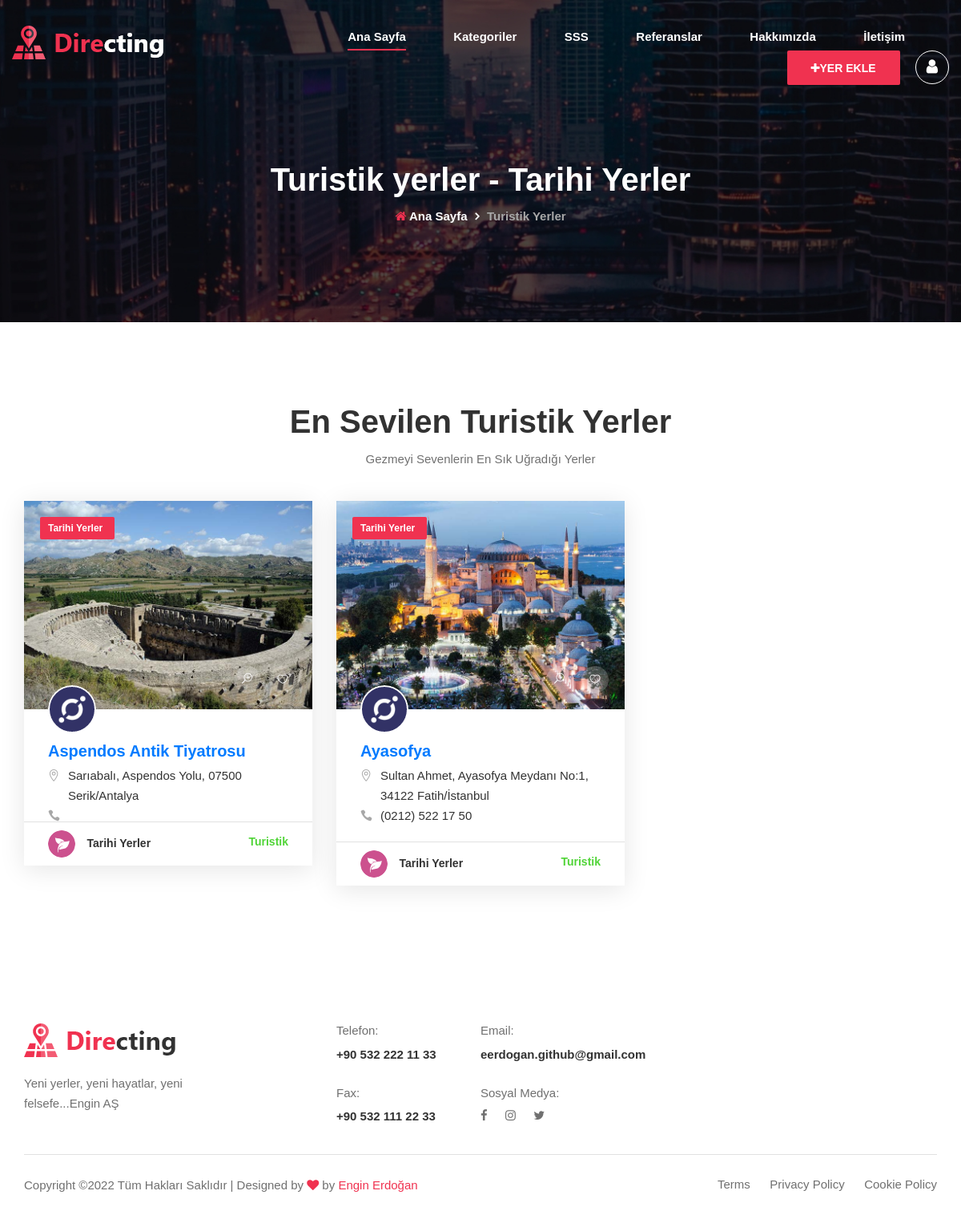
/category/4/tarihi/, run on an earlier commit of the app's database.
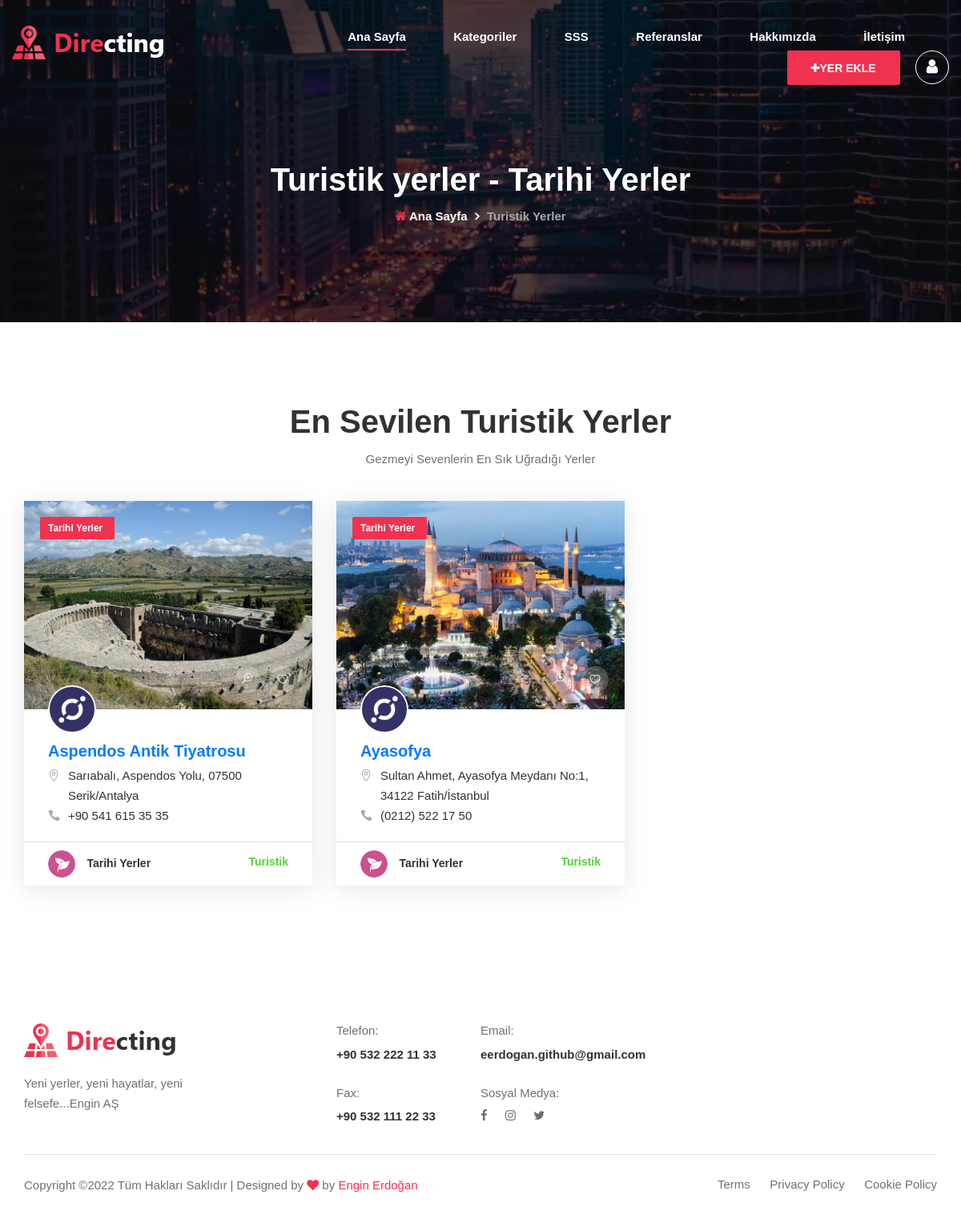
And on a later commit of the database.
### place/models.py (models this page shows, shortened)
class Place(models.Model):
    STATUS = (
        ('True', 'Evet'),
        ('False', 'Hayır'),
    )
    category = models.ForeignKey(Category, on_delete=models.CASCADE)
    user = models.ForeignKey(User, on_delete=models.CASCADE)  # sonradan ekledim
    title = models.CharField(max_length=255)
    keywords = models.CharField(max_length=255)
    description = models.CharField(max_length=255)
    image = models.ImageField(blank=True, upload_to='placeimages/')
    detail = RichTextUploadingField()
    slug = models.SlugField(null=False, unique=True)
    sehir = models.ForeignKey(Sehir, on_delete=models.CASCADE, blank=True, null=True)
    ulke = models.ForeignKey(Ulke, on_delete=models.CASCADE, blank=True, null=True)
    adres = models.CharField(max_length=255, blank=True)
    telefon = models.CharField(max_length=255, blank=True)
    email = models.CharField(blank=True, max_length=255)
    facebook = models.CharField(blank=True, max_length=255)
    twitter = models.CharField(blank=True, max_length=255)
    instagram = models.CharField(blank=True, max_length=255)
    status = models.CharField(max_length=10, choices=STATUS)
    create_at = models.DateTimeField(auto_now_add=True)
    update_at = models.DateTimeField(auto_now=True)
    def image_tag(self):
        return mark_safe('<img src="{}" height="50"/>'.format(self.image.url))
    image_tag.short_description = 'Image'

class Category(models.Model):
    STATUS = (
        ('True', 'Evet'),
        ('False', 'Hayır'),
    )
    title = models.CharField(max_length=255)
    keywords = models.CharField(max_length=255)
    description = models.CharField(max_length=255)
    image = models.ImageField(blank=True, upload_to='catimages/')
    status = models.CharField(max_length=10, choices=STATUS)
    slug = models.SlugField(null=False, unique=True)
    parent = models.ForeignKey('self',blank=True, null=True, related_name='children', on_delete=models.CASCADE)
    create_at = models.DateTimeField(auto_now_add=True)
    update_at = models.DateTimeField(auto_now=True)
    def image_tag(self):
        return mark_safe('<img src="{}" height="50"/>'.format(self.image.url))
    image_tag.short_description = 'Image'

### home/views.py (the view)
# urls.py: path('category/<int:id>/<slug:slug>/', views.category_places, name='category_places'),
def category_places(request, id, slug):
    category = Category.objects.all()
    categoryData = Category.objects.get(pk=id)
    places = Place.objects.filter(category_id=id)
    setting = Setting.objects.get(pk=1)
    context = {'setting': setting,
               'page': 'places',
               'places': places,
               'category': category,
               'categoryData': categoryData
               }
    return render(request, 'places.html', context)

### home/templates/places.html (shortened to what this page needs)
{% extends "homebase.html"%}
{% block content %}
{% load static %}
    <div class="breadcrumb-area set-bg" data-setbg="{% static 'img/breadcrumb/breadcrumb-normal.jpg'%}">
        <div class="container">
            <div class="row">
                <div class="col-lg-12 text-center">
                    <div class="breadcrumb__text">
                        <h2>Turistik yerler - {{categoryData.title}}</h2>
                        <div class="breadcrumb__option">
                            <a href="/"><i class="fa fa-home"></i> Ana Sayfa</a>
                            <span>Turistik Yerler</span>
                        </div>
                    </div>
                </div>
            </div>
        </div>
    </div>
    <section class="most-search spad">
        <div class="container">
            <div class="row">
                <div class="col-lg-12">
                    <div class="section-title">
                        <h2>En Sevilen Turistik Yerler</h2>
                        <p>Gezmeyi Sevenlerin En Sık Uğradığı Yerler</p>
                    </div>
                </div>
            </div>
            <div class="row">
                <div class="col-lg-12">
                    <div class="tab-content">
                        <div class="tab-pane active" id="tabs-1" role="tabpanel">
                            <div class="row">
                                {% for rs in places %}
                                <div class="col-lg-4 col-md-6">
                                    <div class="listing__item">
                                        <div class="listing__item__pic set-bg" data-setbg="{{ rs.image.url }}">
                                            <img src="{% static 'img/listing/list_icon-1.png'%}" alt="">
                                            <div class="listing__item__pic__tag">{{categoryData.title}}</div>
                                            <div class="listing__item__pic__btns">
                                                <a href="/place/{{ rs.id }}/{{ rs.slug }}"><span class="icon_zoom-in_alt"></span></a>
                                                <a href="#"><span class="icon_heart_alt"></span></a>
                                            </div>
                                        </div>
                                        <div class="listing__item__text">
                                            <div class="listing__item__text__inside">
                                                <h5><a href="/place/{{ rs.id }}/{{ rs.slug }}">
                                                    {{ rs.title }} </a></h5>
                                                <ul>
                                                    <li><span class="icon_pin_alt"></span> {{ rs.adres }}</li>
                                                    <li><span class="icon_phone"></span> {{ rs.telefon }}</li>
                                                </ul>
                                            </div>
                                            <div class="listing__item__text__info">
                                                <div class="listing__item__text__info__left">
                                                    <img src="{{categoryData.image.url}}" alt="">
                                                    <span>{{categoryData.title}}</span>
                                                </div>
                                                <div class="listing__item__text__info__right">Turistik</div>
                                            </div>
                                        </div>
                                    </div>
                                </div>
                                {% endfor %}
                            </div>
                        </div>
                    </div>
                </div>
            </div>
        </div>
    </section>
{% endblock %}

What changed in the data, as far as the page shows it:
changed Place "Aspendos Antik Tiyatrosu": telefon (not shown) → "+90 541 615 35 35"
